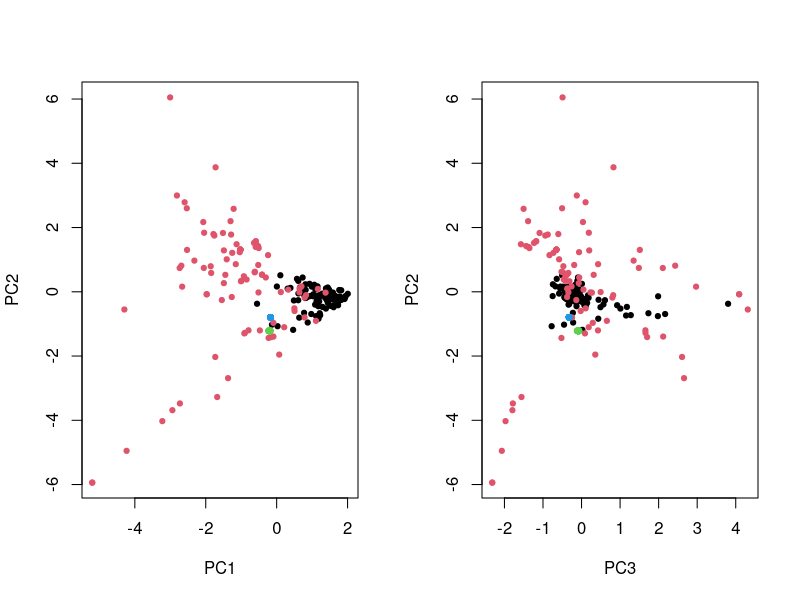

This chart was generated by the following R code:
trainset = read.delim("trainset.txt")
trainset = subset(trainset, complete.cases(trainset))
pca = prcomp(trainset[,-1], scale=TRUE)

simCTCF = as.matrix(read.delim("simCTCF.txt")[,-9])
simH3K36 = as.matrix(read.delim("simH3K36me3.txt")[,-9])


pdf("PCA.pdf", height=6, width=11)
par(mfrow=c(1,2))
plot(pca$x, col=2-trainset$OK, pch=19, cex=.7)
points((simCTCF %*% pca$rotation), col=3, pch=19, cex=.7)
points((simH3K36 %*% pca$rotation), col=4, pch=19, cex=.7)
plot(pca$x[,3:2], col=2-trainset$OK, pch=19, cex=.7)
points((simCTCF %*% pca$rotation)[,3:2], col=3, pch=19, cex=.7)
points((simH3K36 %*% pca$rotation)[,3:2], col=4, pch=19, cex=.7)
dev.off()
